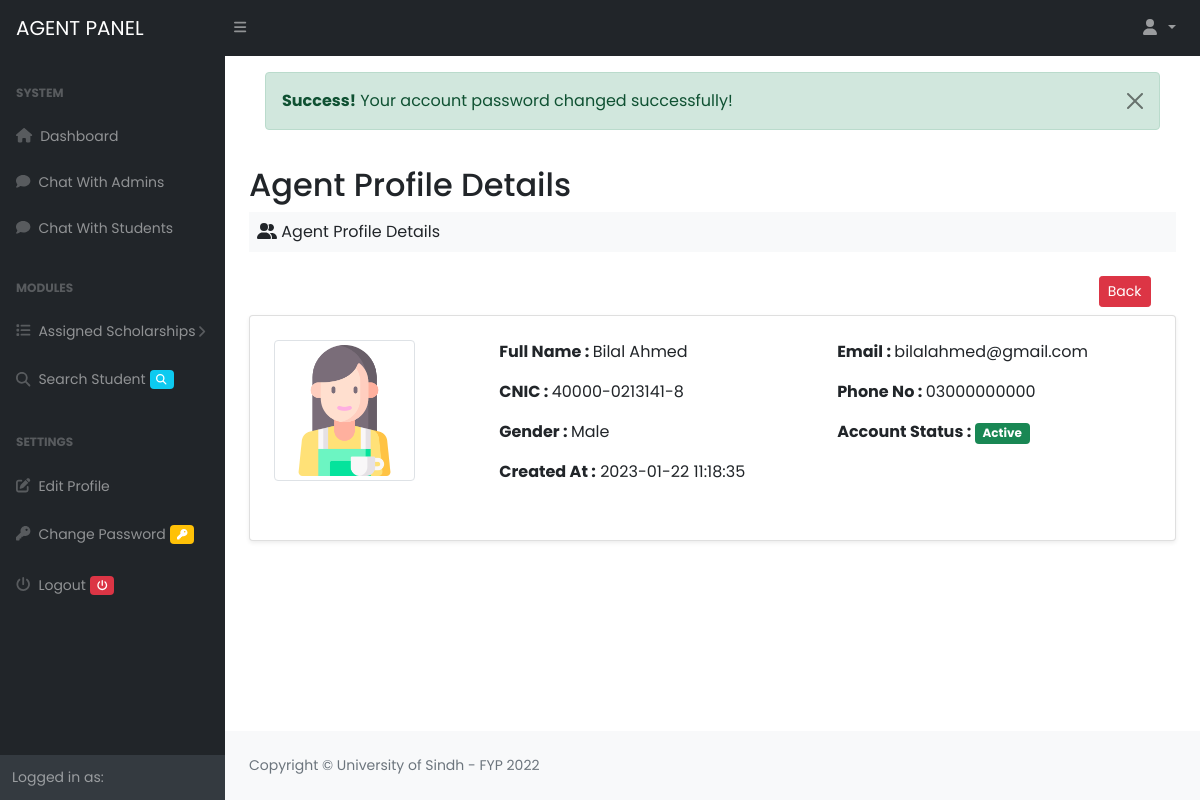
/Project/agent/show_agent.php?id=7 (signed in), run on the app's committed database.
### tables this page shows
CREATE TABLE `agents` (
  `agent_id` int(11) NOT NULL AUTO_INCREMENT,
  `name` varchar(50) DEFAULT NULL,
  `email` varchar(50) DEFAULT NULL,
  `password` varchar(50) DEFAULT NULL,
  `phone_no` varchar(50) DEFAULT NULL,
  `cnic` varchar(50) DEFAULT NULL,
  `gender` varchar(50) DEFAULT NULL,
  `profile` varchar(100) DEFAULT NULL,
  `created_at` timestamp NOT NULL DEFAULT current_timestamp(),
  `status` int(11) DEFAULT 1,
  PRIMARY KEY (`agent_id`)
);

### Project/database/database.php (called while the page is built, shortened)
<?php
class Database
{
	private $db_host = "localhost";
	private $db_user = "root";
	private $db_pass = "";
	private $db_name = "fyp_cms";
	public $connection = null;
	public function __construct()
	{
		$this->connection = mysqli_connect($this->db_host, $this->db_user, $this->db_pass, $this->db_name);
	}
	public function executeQuery($query)
	{
		$this->query = $query;
		$this->result = mysqli_query($this->connection, $this->query);
		return $this->result;
	}
}
?>

### Project/agent/show_agent.php (the view)
<?php  include_once("includes/header.php"); ?>
 <?php  include_once("includes/nav.php"); ?>
 <div id="layoutSidenav">
         <?php include_once("includes/sidebar.php") ?>
         <div id="layoutSidenav_content">
             <main>
                 <div class="container-fluid px-4">
                     <div class="p-3"><?php require_once("includes/messages.php") ?></div>
                     <h2 class="mt-1">Agent Profile Details</h2>
                     <ol class="breadcrumb mb-4 bg-light p-2">
                         <li class="breadcrumb-item"><i class="fa fa-user-group"></i> Agent Profile Details</li>
                     </ol>
                     <a href="view_agents" class="btn btn-danger btn-sm offset-md-11 mb-2">Back</a>
                     <div class="card shadow-sm bg-white p-2">
                         <div class="card-body p-3">
                             <?php
                                 $id = $_GET['id'] ?? null;
                                 $query = "SELECT * FROM agents WHERE agent_id='$id'";
                                 $result = $db->executeQuery($query);
                                 $row = mysqli_fetch_assoc($result);
                             ?>
                             <div class="row">
                                 <div class="col-md-3 col-lg-3 col-xs-12 col-sm-12">
                                     <img src="<?php echo substr($row['profile'],3) ?>" width="70%" class="img img-thumbnail img-responsive"/>
                                 </div>
                                 <div class="col-md-9 col-lg-9 col-xs-12 col-sm-12">
                                     <div class="row mb-3">
                                         <div class="col-md-6 col-lg-6 col-xs-12 col-sm-12">
                                             <p><b> Full Name : </b>  <?php echo $row['name'] ?> </p>
                                         </div>
                                         <div class="col-md-6 col-lg-6 col-xs-12 cols-sm-12">
                                             <p><b> Email : </b>  <?php echo $row['email'] ?> </p>
                                         </div>
                                         <div class="col-md-6 col-lg-6 col-xs-12 col-sm-12">
                                             <p><b> CNIC : </b>  <?php echo $row['cnic'] ?> </p>
                                         </div>
                                         <div class="col-md-6 col-lg-6 col-xs-12 col-sm-12">
                                             <p><b> Phone No : </b>  <?php echo $row['phone_no'] ?> </p>
                                         </div>
                                         <div class="col-md-6 col-lg-6 col-xs-12 col-sm-12">
                                             <p><b> Gender : </b>  <?php echo $row['gender'] ?> </p>
                                         </div>
                                         <div class="col-md-6 col-lg-6 col-xs-12 col-sm-12">
                                             <p><b> Account Status : </b>
                                              <?php if($row['status'] == 1) echo "<span class='badge bg-success'>Active</span>"; else echo "<span class='badge bg-danger'>Inctive</span>" ?> </p>
                                         </div>
                                         <div class="col-md-6 col-lg-6 col-xs-12 col-sm-12">
                                             <p><b> Created At :</b>  <?php echo $row['created_at'] ?>
                                         </div>
                                     </div>
                                 </div>
                             </div>
                         </div>
                     </div>
                 </div>
             </main>
 <?php  include_once("includes/footer.php") ?>

### Project/agent/includes/header.php (style rules this page uses)
body { font-family: 'Poppins', sans-serif; }

### data on the page
agents: profile (picture), name "Bilal Ahmed", email "bilalahmed@gmail.com", cnic "40000-0213141-8", phone_no "03000000000", gender "Male", created_at "2023-01-22 11:18:35"

### other printed values
$_SESSION['success'] "Your account password changed successfully!"
